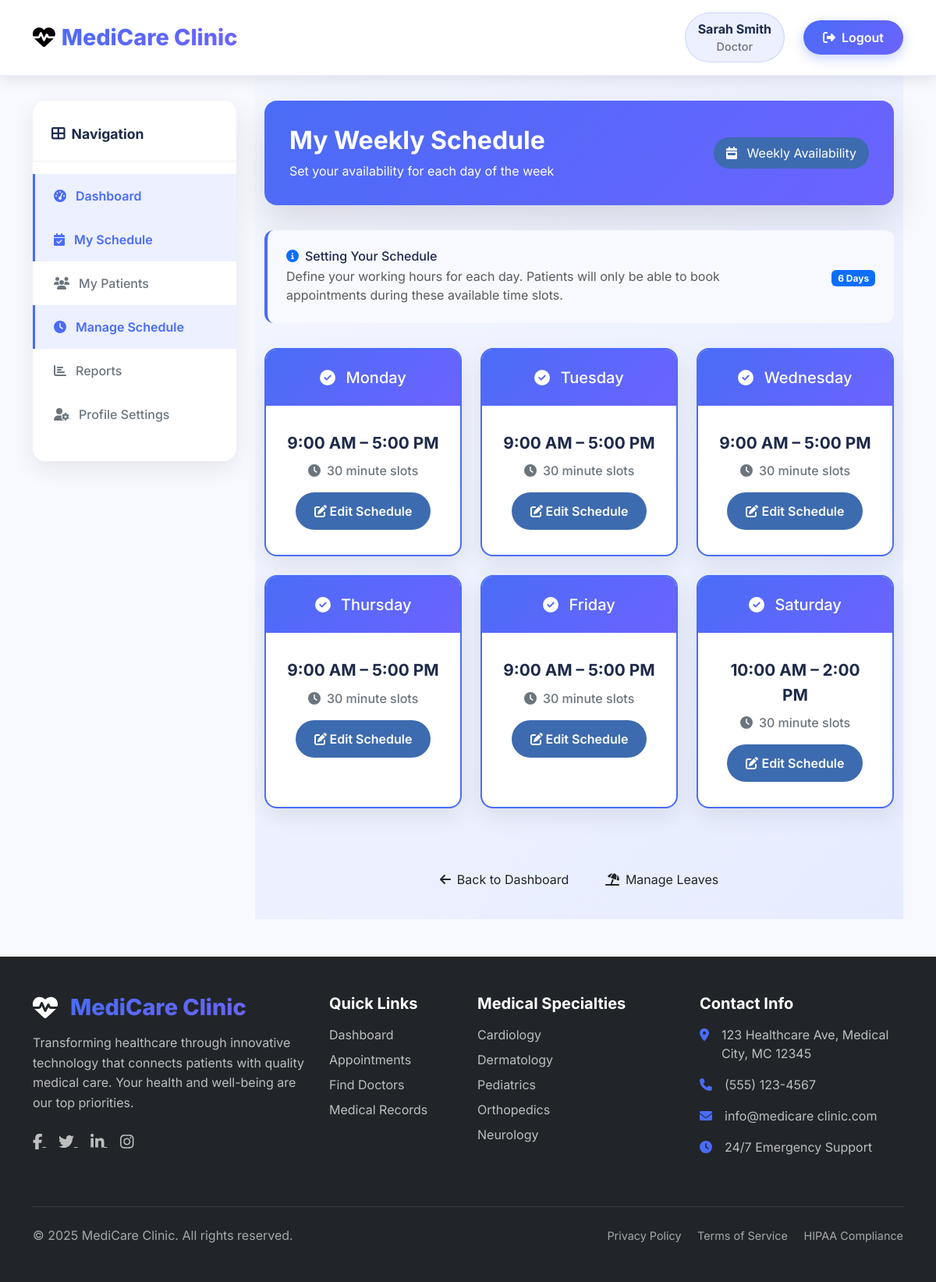
The app's page /doctor/schedule.php (signed in) with its own data.
### tables this page shows
CREATE TABLE `doctor_schedule` (
  `schedule_id` int(11) NOT NULL AUTO_INCREMENT,
  `doctor_id` int(11) NOT NULL,
  `day_of_week` tinyint(1) NOT NULL,  
  `start_time` time NOT NULL,
  `end_time` time NOT NULL,
  `slot_duration` int(11) DEFAULT 30,  
  `is_active` tinyint(1) DEFAULT 1,
  PRIMARY KEY (`schedule_id`),
  FOREIGN KEY (`doctor_id`) REFERENCES `doctors`(`doctor_id`) ON DELETE CASCADE
);

### doctor/schedule.php (the view, shortened to what this page needs)
<?php require_once '../includes/header.php'; ?>
<?php require_once '../includes/db_connect.php'; ?>
<?php
$stmt = $conn->prepare("SELECT doctor_id FROM doctors WHERE user_id = ?");
$stmt->bind_param("i", $_SESSION['user_id']);
$stmt->execute();
$doctor_id = $stmt->get_result()->fetch_assoc()['doctor_id'];
?>
<div class="schedule-container">
    <div class="container">
        <div class="schedule-header">
            <div class="row align-items-center">
                <div class="col-md-8">
                    <h1 class="h2 fw-bold mb-2">My Weekly Schedule</h1>
                    <p class="mb-0 opacity-90">Set your availability for each day of the week</p>
                </div>
                <div class="col-md-4 text-end">
                    <div class="bg-opacity-20 rounded-pill px-3 py-2 d-inline-block" style="background:#3d6baf;">
                        <i class="fas fa-calendar-week me-2"></i>
                        Weekly Availability
                    </div>
                </div>
            </div>
        </div>
        <div class="week-note">
            <div class="row align-items-center">
                <div class="col-md-10">
                    <h6 class="mb-1"><i class="fas fa-info-circle me-2 text-primary"></i>Setting Your Schedule</h6>
                    <p class="mb-0 text-muted">Define your working hours for each day. Patients will only be able to book appointments during these available time slots.</p>
                </div>
                <div class="col-md-2 text-end">
                    <span class="badge bg-primary">6 Days</span>
                </div>
            </div>
        </div>
        <div class="row">
            <?php
            $days = ['Monday','Tuesday','Wednesday','Thursday','Friday','Saturday'];
            for ($d = 1; $d <= 6; $d++):
                $dayName = $days[$d-1];
                $stmt = $conn->prepare("SELECT * FROM doctor_schedule WHERE doctor_id = ? AND day_of_week = ?");
                $stmt->bind_param("ii", $doctor_id, $d);
                $stmt->execute();
                $result = $stmt->get_result();
                $sched = $result->num_rows > 0 ? $result->fetch_assoc() : null;
            ?>
            <div class="col-lg-4 col-md-6 mb-4">
                <div class="day-card <?= $sched ? 'active' : '' ?>">
                    <div class="day-header <?= $sched ? '' : 'off-day' ?>">
                        <h5 class="mb-0">
                            <i class="fas fa-<?= $sched ? 'check-circle' : 'times-circle' ?> me-2"></i>
                            <?= $dayName ?>
                        </h5>
                    </div>
                    <div class="day-body">
                        <?php if ($sched): ?>
                            <div class="schedule-time">
                                <?= date('g:i A', strtotime($sched['start_time'])) ?> – <?= date('g:i A', strtotime($sched['end_time'])) ?>
                            </div>
                            <div class="schedule-duration">
                                <i class="fas fa-clock me-1"></i>
                                <?= $sched['slot_duration'] ?> minute slots
                            </div>
                            <button class="btn btn-edit btn-schedule"
                                    onclick="openScheduleModal(<?= $d ?>, '<?= $dayName ?>', '<?= $sched['start_time'] ?? '09:00' ?>', '<?= $sched['end_time'] ?? '17:00' ?>', <?= $sched['slot_duration'] ?? 30 ?>)">
                                <i class="fas fa-edit me-1"></i>Edit Schedule
                            </button>
                        <?php endif; ?>
                    </div>
                </div>
            </div>
            <?php endfor; ?>
        </div>
        <div class="action-buttons">
            <a href="dashboard.php" class="btn btn-back me-3">
                <i class="fas fa-arrow-left me-2"></i>Back to Dashboard
            </a>
            <a href="leaves.php" class="btn btn-update">
                <i class="fas fa-umbrella-beach me-2"></i>Manage Leaves
            </a>
        </div>
    </div>
</div>
<?php require_once '../includes/footer.php'; ?>

### includes/header.php (style rules this page uses)
:root { --primary: #4a6cf7; --primary-light: #6a85f9; --primary-dark: #3a56d4; --secondary: #6c63ff; --accent: #ff6b9d; --accent-light: #ff8ab0; --light: #f8f9ff; --dark: #1e2a4a; --gray: #6c757d; --gray-light: #e9ecef; --success: #28a745; --danger: #dc3545; --border-radius: 16px; --box-shadow: 0 10px 30px rgba(0, 0, 0, 0.08); --box-shadow-lg: 0 20px 50px rgba(0, 0, 0, 0.12); --transition: all 0.4s cubic-bezier(0.175, 0.885, 0.32, 1.275); }
* { margin: 0; padding: 0; box-sizing: border-box; }
body { background: #f8f9ff; font-family: 'Inter', sans-serif; color: var(--dark); min-height: 100vh; display: flex; flex-direction: column; }

### doctor/schedule.php (style rules this page uses)
.schedule-container { background: linear-gradient(135deg, #f5f7ff 0%, #e6ecff 100%); min-height: 100vh; padding: 2rem 0; }
.schedule-header { background: linear-gradient(135deg, var(--primary) 0%, var(--secondary) 100%); color: white; border-radius: var(--border-radius); padding: 2rem; margin-bottom: 2rem; box-shadow: var(--box-shadow-lg); }
.day-card { background: white; border-radius: var(--border-radius); box-shadow: var(--box-shadow); transition: var(--transition); border: 2px solid transparent; height: 100%; overflow: hidden; }
.day-card.active { border-color: var(--primary); }
.day-header { padding: 1.5rem; text-align: center; color: white; background: linear-gradient(135deg, var(--primary) 0%, var(--secondary) 100%); }
.day-body { padding: 2rem 1.5rem; text-align: center; }
.schedule-time { font-size: 1.3rem; font-weight: 700; color: var(--dark); margin-bottom: 0.5rem; }
.schedule-duration { color: var(--gray); font-weight: 500; }
.btn-schedule { border-radius: 50px; padding: 0.75rem 1.5rem; font-weight: 600; transition: var(--transition); margin-top: 1rem; }
.btn-edit { background: linear-gradient(135deg, var(--warning) 0%, #ffb347 100%); background: #3d6baf; border: none; color: white; }
.action-buttons { margin-top: 3rem; text-align: center; }
.week-note { background: var(--light); border-radius: 12px; padding: 1.5rem; margin-bottom: 2rem; border-left: 4px solid var(--primary); }

### records on screen
doctor_schedule: dayName "Monday", start_time "9:00 AM", end_time "5:00 PM", slot_duration "30"
doctor_schedule: dayName "Tuesday", start_time "9:00 AM", end_time "5:00 PM", slot_duration "30"
doctor_schedule: dayName "Wednesday", start_time "9:00 AM", end_time "5:00 PM", slot_duration "30"
doctor_schedule: dayName "Thursday", start_time "9:00 AM", end_time "5:00 PM", slot_duration "30"
doctor_schedule: dayName "Friday", start_time "9:00 AM", end_time "5:00 PM", slot_duration "30"
doctor_schedule: dayName "Saturday", start_time "10:00 AM", end_time "2:00 PM", slot_duration "30"

### other values on screen
SITE_NAME "MediCare Clinic"
$_SESSION['full_name'] "Sarah Smith"
$_SESSION['role'] "Doctor"
SITE_NAME "medicare clinic"
